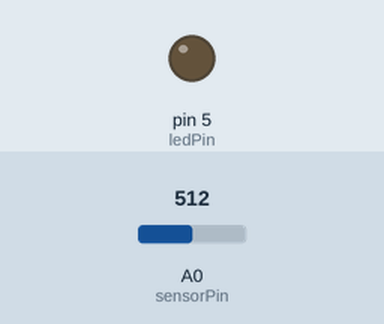
Simulated run of this sketch. Board: Arduino Uno, built with avr-gcc and run on an emulated ATmega328P. Parts: output pins drawn as LEDs (lit = HIGH). Inputs (shaded band) come from the test bench; at power-on: A0 (sensorPin) = 512. What the sketch prints to the serial monitor is not drawn.

Above: at 1.2 s.
1.3 s: A0 (sensorPin) set to 818
2.8 s: A0 (sensorPin) set to 841
At 4.0 s:
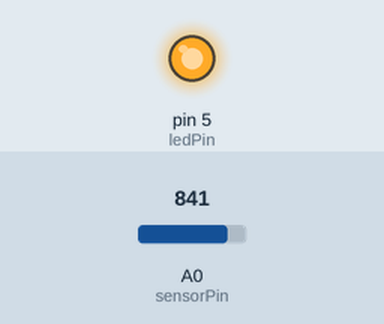
4.3 s: A0 (sensorPin) set to 820
At 5.4 s:
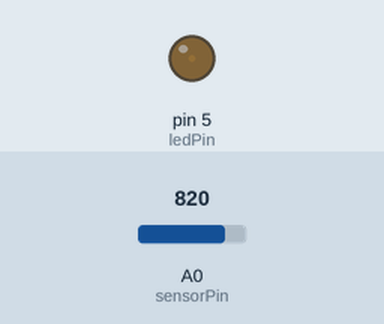
5.8 s: A0 (sensorPin) set to 840
At 7.0 s:
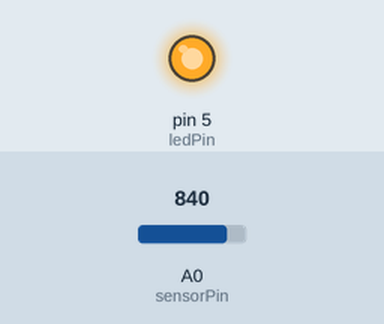
7.3 s: A0 (sensorPin) set to 716
At 7.7 s:
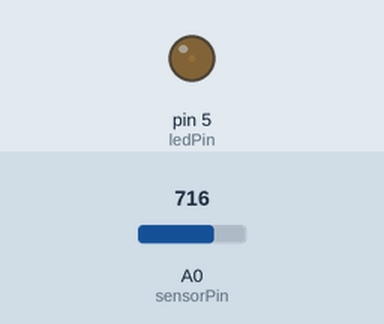
8.8 s: A0 (sensorPin) set to 170
At 9.7 s:
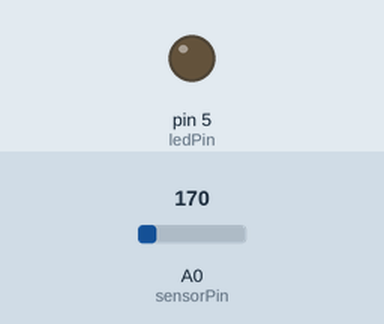
Timing chart, 0 to 11.3 s (numbered marks = the images above; inputs shaded):
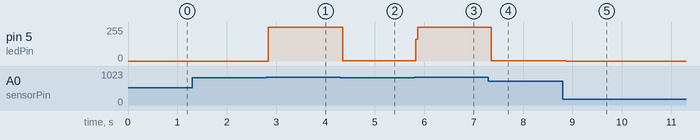

Measured:
- the behaviour switches between 830 and 831 on A0 (sensorPin) (found by bisection; images 0 and 1)
- after the input at 1.3 s, every drawn part: stays the same
- after the input at 2.8 s, pin 5 (ledPin): 0/255 → 255/255 at once
- after the input at 4.3 s, pin 5 (ledPin): 255/255 → 2/255 after 0.05 s
- after the input at 5.8 s, pin 5 (ledPin): 2/255 → 255/255 at once
- after the input at 7.3 s, pin 5 (ledPin): 255/255 → 2/255 after 0.05 s
- after the input at 8.8 s, pin 5 (ledPin): 2/255 → 0/255 after 0.07 s

The sketch:

level-meter.ino
```cpp
int sensorPin = A0;    // select the input pin for the potentiometer
int ledPin = 5;      // select the pin for the LED
int ledPin2 = 6;
int ledPin3 = 9;
int sensorValue = 0;  // variable to store the value coming from the sensor

void setup() {
  // declare the ledPin as an OUTPUT:
  pinMode(ledPin, OUTPUT);
  Serial.begin(9600);
}

void loop() {
  // read the value from the sensor:
  sensorValue = analogRead(sensorPin);
  Serial.print(sensorValue);

  if (sensorValue>180) {
    digitalWrite(ledPin, HIGH);
    digitalWrite(ledPin2, LOW);
    digitalWrite(ledPin3, LOW);
  }
  // turn the ledPin on
  if (sensorValue>525) {
    digitalWrite(ledPin, HIGH);
    digitalWrite(ledPin2, HIGH);
    digitalWrite(ledPin3, LOW);
  }

  if (sensorValue>(830)) {
    digitalWrite(ledPin, HIGH);
    digitalWrite(ledPin2, HIGH);
    digitalWrite(ledPin3, HIGH);
  }
  else {
    digitalWrite(ledPin, LOW);
    digitalWrite(ledPin2, LOW);
    digitalWrite(ledPin3, LOW);
  }
  // stop the program for for <sensorValue> milliseconds:
}
```
